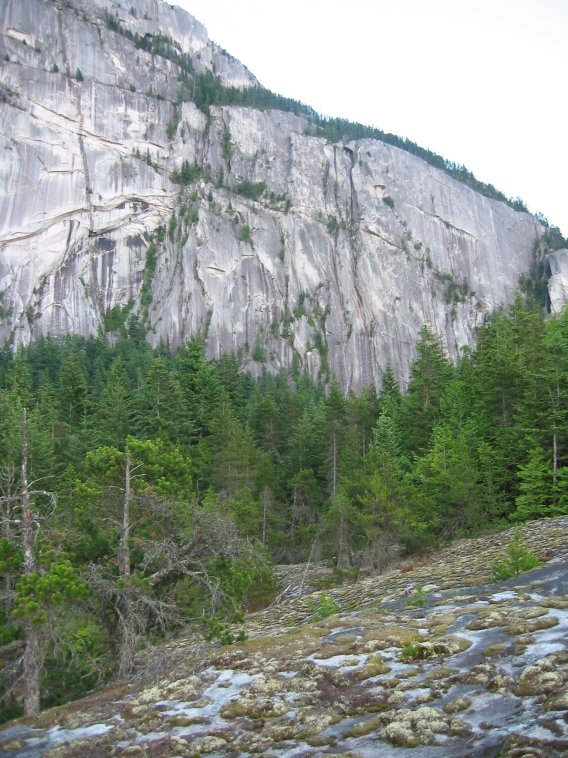
%> input picture ROB501: Computer Vision/Project 1/mountain_07.jpg, 568 x 758 px
$ octave hardCoded.m   (GNU Octave 9; MATLAB toolbox functions it lacks are replaced by stand-ins)
%> lines starting %> are read from the running program, lines starting %| are printed output that depends on the picture
% Tidying Up
clear
close all
clc

% Setup file names, stitching from left to right
file =	['mountain_07.jpg'; 'mountain_03.jpg'; 'mountain_02.jpg'; 'mountain_01.jpg'];
temp =	imread('mountain_07.jpg');		% No stitched image in first run
%> temp is the input picture: size 758x568x3 uint8; mean R, G, B 138.1, 146, 135.8

for j = 1:3
	% Load the two images
	I1 =	imread(file(j+1, :));
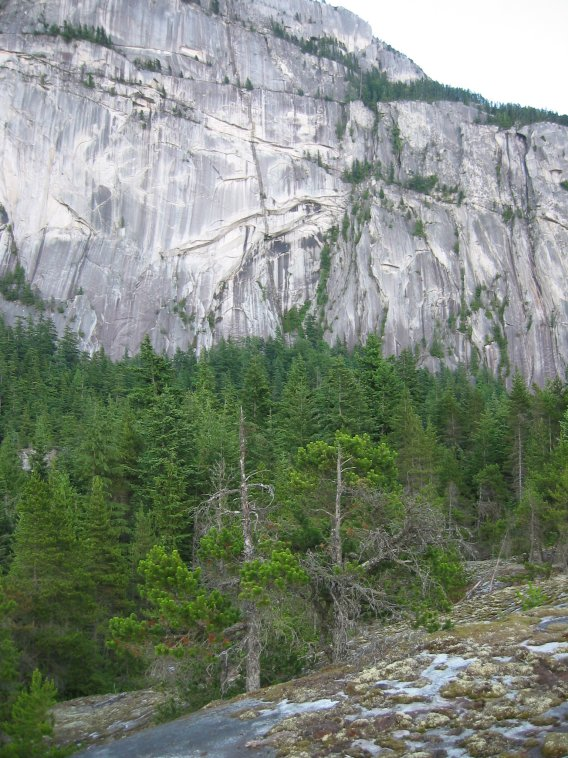
%> input picture ROB501: Computer Vision/Project 1/mountain_03.jpg, 568 x 758 px
%> I1 is the input picture: size 758x568x3 uint8; mean R, G, B 127, 136.2, 123.6
	I2 =	imread(file(j, :));

	% Some padding for the other image
	I1 =	[	zeros(200, size(I1, 2)+size(temp, 2), 3, 'uint8');
				I1 zeros(size(I1, 1), size(temp, 2), 3, 'uint8');
				zeros(100, size(I1, 2)+size(temp, 2), 3, 'uint8')	];
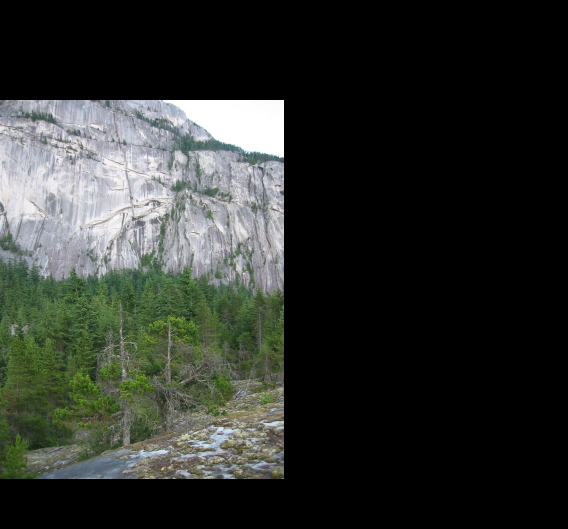
%> I1: size 1058x1136x3 uint8 (shown at 1/2 size); mean R, G, B 45.5, 48.8, 44.3

	% OpenSurf
	% ---------------------------------------------------------------------

	% Get the Key Points
	Options.upright=true;
	Options.tresh=0.0001;
%> (the run ends here)
